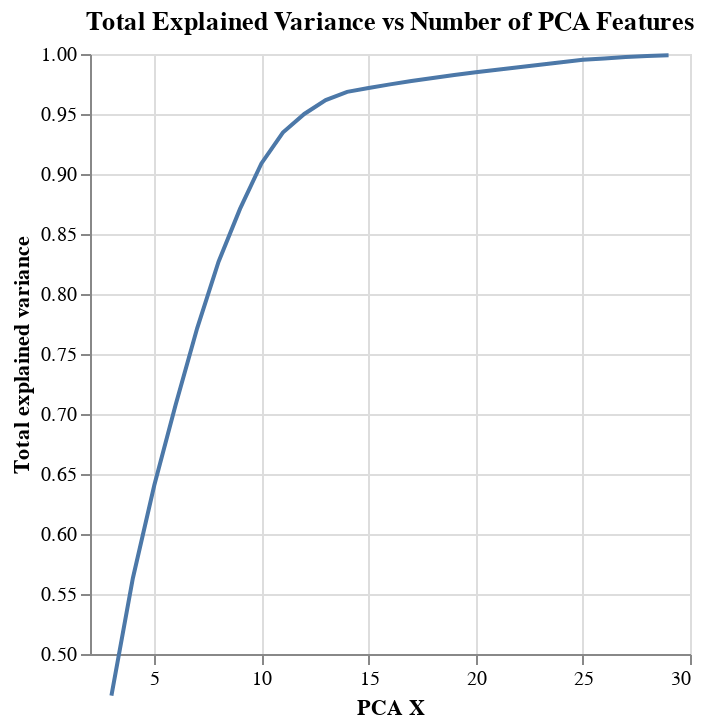

The cell this chart's notebook holds for it:
### Markdown cell above
### PCA component number determination

### Code cell
alt.Chart(df_pca_explained,
          title= "Total Explained Variance vs Number of PCA Features").mark_line().encode(
    alt.X('x:Q').title("PCA X"),
    alt.Y('pca_explained_var:Q')\
        .scale(domain=(0.5,1))\
            .title("Total explained variance")
)

### Figure 1 — Vega-Lite specification as saved in the notebook (floating-point values rounded to 4 significant figures)
{"config": {"view": {"continuousWidth": 300, "continuousHeight": 300}}, "data": {"name": "data-ffab907ee99c65fb358884a3de5da91c"}, "mark": {"type": "line"}, "encoding": {"x": {"field": "x", "title": "PCA X", "type": "quantitative"}, "y": {"field": "pca_explained_var", "scale": {"domain": [0.5, 1]}, "title": "Total explained variance", "type": "quantitative"}}, "title": "Total Explained Variance vs Number of PCA Features", "$schema": "https://vega.github.io/schema/vega-lite/v5.20.1.json", "datasets": {"data-ffab907ee99c65fb358884a3de5da91c": [{"x": 3, "pca_explained_var": 0.4653}, {"x": 4, "pca_explained_var": 0.5632}, {"x": 5, "pca_explained_var": 0.6406}, {"x": 6, "pca_explained_var": 0.7079}, {"x": 7, "pca_explained_var": 0.7714}, {"x": 8, "pca_explained_var": 0.827}, {"x": 9, "pca_explained_var": 0.8709}, {"x": 10, "pca_explained_var": 0.9088}, {"x": 11, "pca_explained_var": 0.9345}, {"x": 12, "pca_explained_var": 0.95}, {"x": 13, "pca_explained_var": 0.9616}, {"x": 14, "pca_explained_var": 0.9685}, {"x": 15, "pca_explained_var": 0.9717}, {"x": 16, "pca_explained_var": 0.9747}, {"x": 17, "pca_explained_var": 0.9775}, {"x": 18, "pca_explained_var": 0.98}, {"x": 19, "pca_explained_var": 0.9825}, {"x": 20, "pca_explained_var": 0.9848}, {"x": 21, "pca_explained_var": 0.9869}, {"x": 22, "pca_explained_var": 0.989}, {"x": 23, "pca_explained_var": 0.9911}, {"x": 24, "pca_explained_var": 0.9932}, {"x": 25, "pca_explained_var": 0.9951}, {"x": 26, "pca_explained_var": 0.9963}, {"x": 27, "pca_explained_var": 0.9974}, {"x": 28, "pca_explained_var": 0.9983}, {"x": 29, "pca_explained_var": 0.999}]}}
